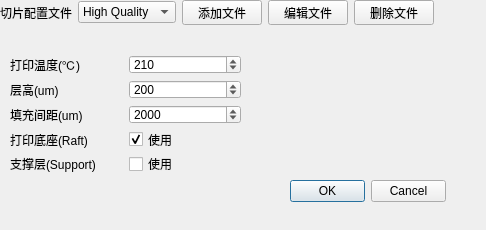
<?xml version="1.0" encoding="UTF-8"?>
<ui version="4.0">
 <class>SlicerDialog</class>
 <widget class="QDialog" name="SlicerDialog">
  <property name="geometry">
   <rect>
    <x>0</x>
    <y>0</y>
    <width>486</width>
    <height>230</height>
   </rect>
  </property>
  <property name="windowTitle">
   <string>配置切片引擎</string>
  </property>
  <widget class="QDialogButtonBox" name="btnOk">
   <property name="geometry">
    <rect>
     <x>290</x>
     <y>180</y>
     <width>156</width>
     <height>23</height>
    </rect>
   </property>
   <property name="orientation">
    <enum>Qt::Horizontal</enum>
   </property>
   <property name="standardButtons">
    <set>QDialogButtonBox::Cancel|QDialogButtonBox::Ok</set>
   </property>
   <property name="centerButtons">
    <bool>false</bool>
   </property>
  </widget>
  <widget class="QWidget" name="layoutWidget">
   <property name="geometry">
    <rect>
     <x>0</x>
     <y>0</y>
     <width>434</width>
     <height>25</height>
    </rect>
   </property>
   <layout class="QHBoxLayout" name="horizontalLayout">
    <item>
     <widget class="QLabel" name="label">
      <property name="text">
       <string>切片配置文件</string>
      </property>
     </widget>
    </item>
    <item>
     <widget class="QComboBox" name="cmbProfile">
      <item>
       <property name="text">
        <string>High Quality</string>
       </property>
      </item>
      <item>
       <property name="text">
        <string>Normal Quality</string>
       </property>
      </item>
      <item>
       <property name="text">
        <string>Low Quality</string>
       </property>
      </item>
     </widget>
    </item>
    <item>
     <widget class="QPushButton" name="btnAdd">
      <property name="text">
       <string>添加文件</string>
      </property>
     </widget>
    </item>
    <item>
     <widget class="QPushButton" name="btnEdit">
      <property name="text">
       <string>编辑文件</string>
      </property>
     </widget>
    </item>
    <item>
     <widget class="QPushButton" name="btnDel">
      <property name="text">
       <string>删除文件</string>
      </property>
      <property name="checkable">
       <bool>false</bool>
      </property>
     </widget>
    </item>
   </layout>
  </widget>
  <widget class="QWidget" name="layoutWidget">
   <property name="geometry">
    <rect>
     <x>10</x>
     <y>55</y>
     <width>231</width>
     <height>118</height>
    </rect>
   </property>
   <layout class="QGridLayout" name="gridLayout">
    <item row="0" column="0">
     <widget class="QLabel" name="label_2">
      <property name="toolTip">
       <string>打印温度，PLA设置210℃，ABS设置230℃。</string>
      </property>
      <property name="whatsThis">
       <string>what this</string>
      </property>
      <property name="text">
       <string>打印温度(℃)</string>
      </property>
     </widget>
    </item>
    <item row="0" column="1">
     <widget class="QSpinBox" name="tempVal">
      <property name="minimum">
       <number>180</number>
      </property>
      <property name="maximum">
       <number>250</number>
      </property>
      <property name="value">
       <number>210</number>
      </property>
     </widget>
    </item>
    <item row="1" column="0">
     <widget class="QLabel" name="label_5">
      <property name="toolTip">
       <string>打印层高，高精度设置100，其他可设置200-300，速度快打印质量较低。</string>
      </property>
      <property name="text">
       <string>层高(um)</string>
      </property>
     </widget>
    </item>
    <item row="2" column="0">
     <widget class="QLabel" name="label_6">
      <property name="toolTip">
       <string>填充线间距，完全填充设置0，其他推荐3000</string>
      </property>
      <property name="text">
       <string>填充间距(um)</string>
      </property>
     </widget>
    </item>
    <item row="3" column="0">
     <widget class="QLabel" name="label_3">
      <property name="text">
       <string>打印底座(Raft)</string>
      </property>
     </widget>
    </item>
    <item row="3" column="1">
     <widget class="QCheckBox" name="enableRaft">
      <property name="text">
       <string>使用</string>
      </property>
      <property name="checked">
       <bool>true</bool>
      </property>
     </widget>
    </item>
    <item row="4" column="0">
     <widget class="QLabel" name="label_4">
      <property name="text">
       <string>支撑层(Support)</string>
      </property>
     </widget>
    </item>
    <item row="4" column="1">
     <widget class="QCheckBox" name="enableSupport">
      <property name="text">
       <string>使用</string>
      </property>
     </widget>
    </item>
    <item row="1" column="1">
     <widget class="QSpinBox" name="tempVal_2">
      <property name="minimum">
       <number>50</number>
      </property>
      <property name="maximum">
       <number>300</number>
      </property>
      <property name="value">
       <number>200</number>
      </property>
     </widget>
    </item>
    <item row="2" column="1">
     <widget class="QSpinBox" name="tempVal_3">
      <property name="minimum">
       <number>0</number>
      </property>
      <property name="maximum">
       <number>10000</number>
      </property>
      <property name="singleStep">
       <number>400</number>
      </property>
      <property name="value">
       <number>2000</number>
      </property>
     </widget>
    </item>
   </layout>
  </widget>
  <zorder>btnOk</zorder>
  <zorder>layoutWidget</zorder>
  <zorder>layoutWidget</zorder>
  <zorder>btnAdd</zorder>
 </widget>
 <resources/>
 <connections>
  <connection>
   <sender>btnOk</sender>
   <signal>accepted()</signal>
   <receiver>SlicerDialog</receiver>
   <slot>accept()</slot>
   <hints>
    <hint type="sourcelabel">
     <x>248</x>
     <y>254</y>
    </hint>
    <hint type="destinationlabel">
     <x>157</x>
     <y>274</y>
    </hint>
   </hints>
  </connection>
  <connection>
   <sender>btnOk</sender>
   <signal>rejected()</signal>
   <receiver>SlicerDialog</receiver>
   <slot>reject()</slot>
   <hints>
    <hint type="sourcelabel">
     <x>316</x>
     <y>260</y>
    </hint>
    <hint type="destinationlabel">
     <x>286</x>
     <y>274</y>
    </hint>
   </hints>
  </connection>
 </connections>
</ui>
